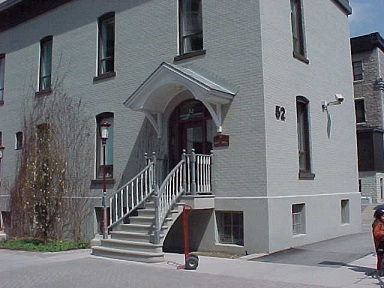
//> input picture 18.Maximally_Stable_External_Regions(MSER)/MSER/building.jpg, 384 x 288 px
$ ./main   (built with g++ and OpenCV 4)
//> lines starting //> are read from the running program, lines starting //| are printed output that depends on the picture; after the words box and inside, x2 and y2 are one past the last pixel; in counts of white or black regions, pixels touching at a corner belong together
#include <iostream>
#include <opencv2/highgui.hpp>
#include <opencv2/imgproc.hpp>
#include <opencv2/core.hpp>
#include <opencv2/features2d.hpp>
#include <vector>

using namespace std;
using namespace cv;


int main() {
	Mat image = imread("building.jpg", IMREAD_GRAYSCALE);
//> image: 288 rows x 384 cols, CV_8UC1; min 0, max 255, mean 115.5

	// basic MSER detector
	Ptr<MSER> ptrMSER =
		MSER::create(5,		// delta value for local detection
			200,	// min acceptable area
			2000);	// max acceptable area

	// vector of point sets
	vector<vector<Point>> points;
	// vector of rectangles
	vector<Rect> rects;
	// detect MSER features
	ptrMSER->detectRegions(image, points, rects);
//> points = 158 contours, 4 with area under 20; largest, box (x1, y1, x2, y2) and area: (101, 203, 214, 270) 6161, (101, 203, 214, 270) 4490, (296, 95, 317, 181) 4123, (296, 95, 315, 180) 3361, (296, 95, 315, 180) 3352; rects = 158 Rects (x, y, width, height), first 8: [1, 1, 68, 31], [1, 1, 69, 31], [1, 1, 70, 31], [1, 1, 71, 32], [1, 1, 71, 32], [1, 1, 73, 32], [1, 1, 74, 33], [1, 1, 74, 33]

	cout << points.size() << " MSERs detected" << endl;
//| 158 MSERs detected

	// create white image
	Mat output(image.size(), CV_8UC3);
	output = Scalar(255, 255, 255);

	// OpenCV random number generator
	RNG rng;

	// Display the MSERs in color areas
	// for each detected feature
	// reverse order to display the larger MSER first
	for (vector<vector<Point>>::reverse_iterator it = points.rbegin();
		it != points.rend(); ++it) {

		// generate a random color
		Vec3b c(rng.uniform(0, 254), rng.uniform(0, 254), rng.uniform(0, 254));
		// for each point in MSER set
		for (vector<Point>::iterator itPts = it->begin();
			itPts != it->end(); ++itPts) {
			// do not overwrite MSER pixels
			if (output.at<Vec3b>(*itPts)[0] == 255) {
				output.at<Vec3b>(*itPts) = c;
			}
		}
	}
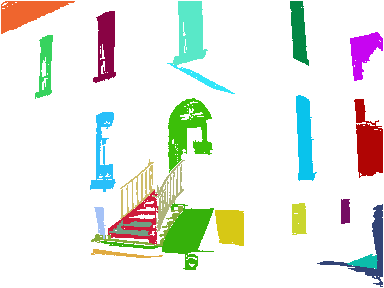
//> output: 288 rows x 384 cols, CV_8UC3; mean B, G, R 226.9, 234.1, 230

	imwrite("mser.bmp", output);
}
